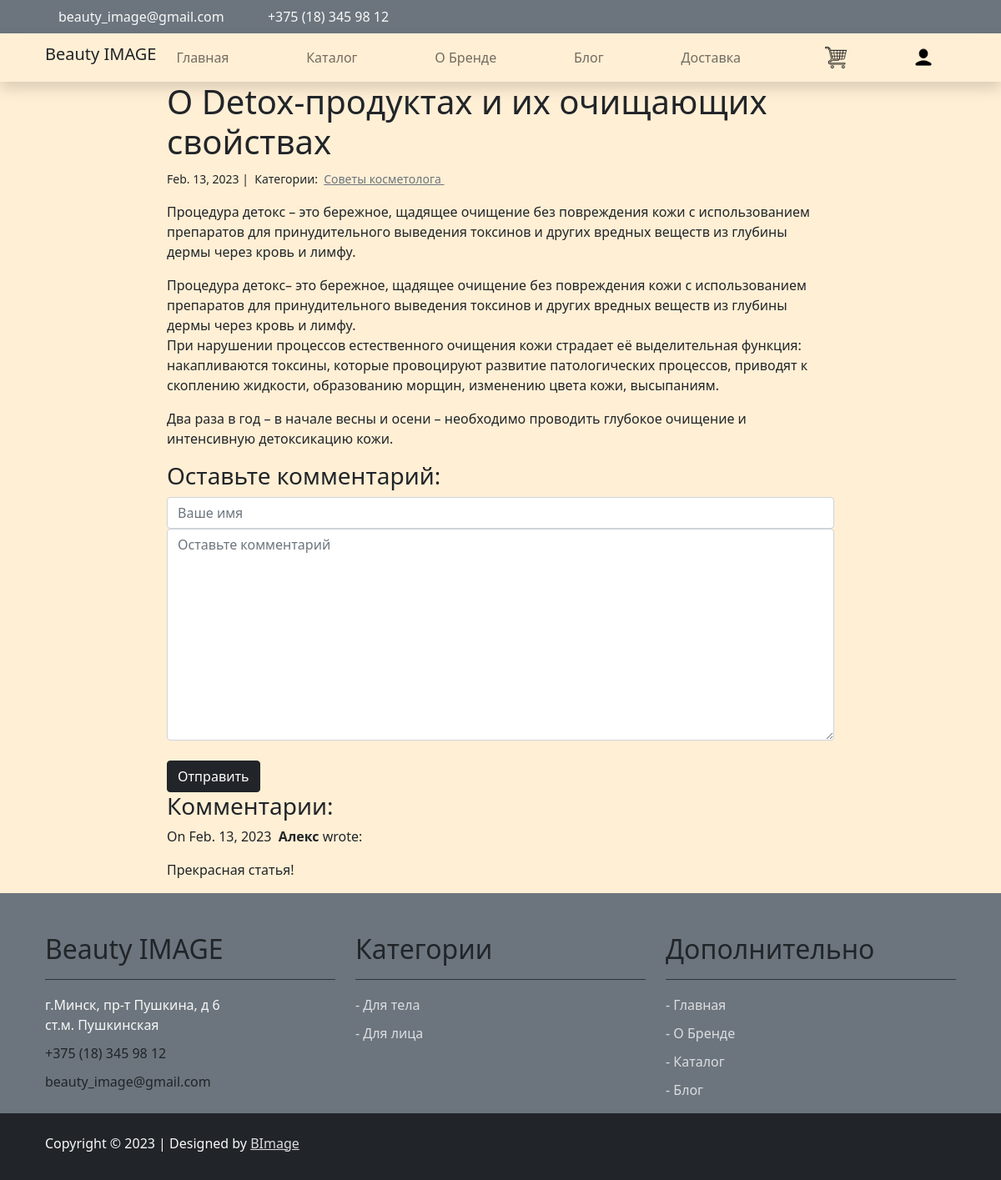
Page /blog/1/ on the committed database.
### blog/models.py (models this page shows, shortened)
class Post(models.Model):
    title = models.CharField(max_length=255)
    body = models.TextField()
    image = models.ImageField(upload_to='img/')
    created_on = models.DateTimeField(auto_now_add=True)
    last_modified = models.DateTimeField(auto_now=True)
    categories = models.ManyToManyField('Category', related_name='posts')

class Category(models.Model):
    name = models.CharField(max_length=20)

class Comment(models.Model):
    author = models.CharField(max_length=60)
    body = models.TextField()
    created_on = models.DateTimeField(auto_now_add=True)
    post = models.ForeignKey('Post', on_delete=models.CASCADE)

### blog/views.py (the view, shortened to what this page needs)
# urls.py: path('<int:pk>/', views.blog_detail, name='blog_detail'),
def blog_detail(request, pk):
    post = Post.objects.get(pk=pk)
    form = CommentForm()
    comments = Comment.objects.filter(post=post)
    context = {
        'post': post,
        'comments': comments,
        'form': form
    }
    return render(request, 'blog_detail.html', context)

### blog/forms.py
class CommentForm(forms.Form):
    author = forms.CharField(
        max_length=60,
        widget=forms.TextInput(attrs={
            'class': 'form-control',
            'placeholder': 'Ваше имя'
        })
    )
    body = forms.CharField(widget=forms.Textarea(
        attrs={
            'class': 'form-control',
            'placeholder': 'Оставьте комментарий'
        })
    )

### cart/context_processors.py (called while the page is built)
def cart(request):
    return {'cart': Cart(request)}

### blog/templates/blog_detail.html (shortened to what this page needs)
{% extends "base.html" %}
{% load static %}
{% block page_content %}
<div class="col-md-8 offset-md-2">
    <h1>{{ post.title }}</h1>
    <small>
        {{ post.created_on.date }} |&nbsp;
        Категории:&nbsp;
        {% for category in post.categories.all %}
        <a class="text-secondary" href="{% url 'blog_category' category.name %}">
            {{ category.name }}
        </a>&nbsp;
        {% endfor %}
    </small>
    <p>{{ post.body | linebreaks }}</p>
    <h3>Оставьте комментарий:</h3>
    <form action="/blog/{{ post.pk }}/" method="post">
        <div class="form-group">
            {{ form.author }}
        </div>
        <div class="form-group">
            {{ form.body }}
        </div>
        <br>
        <button type="submit" class="btn btn-dark">Отправить</button>
    </form>
    <h3>Комментарии:</h3>
    {% for comment in comments %}
    <p>
        On {{comment.created_on.date }}&nbsp;
        <b>{{comment.author }}</b> wrote:
    </p>
    <p>{{ comment.body }}</p>
    {% endfor %}
</div>
{% endblock %}

### static/css/base.css (style rules this page uses)
body { background-color: #FFEFD5 }

### rows in the picture
Post: title "О Detox-продуктах и их очищающих свойствах", created_on "Feb. 13, 2023", body "Процедура детокс – это бережное, щадящее очищение без повреждения кожи с использованием препаратов для принудительного выведения токсинов и других вредных веществ из глубины дермы через кровь и лимфу. Процедура детокс– это бережное, щадящее очищение без повреждения кожи с использованием препаратов для принудительного выведения токсинов и других вредных веществ из глубины дермы через кровь и лимфу. При нарушении процессов естественного очищения кожи страдает её выделительная функция: накапливаются токсины, которые провоцируют развитие патологических процессов, приводят к скоплению жидкости, образованию морщин, изменению цвета кожи, высыпаниям. Два раза в год – в начале весны и осени –…"
Category: name "Советы косметолога"
Comment: created_on "Feb. 13, 2023", author "Алекс", body "Прекрасная статья!"
